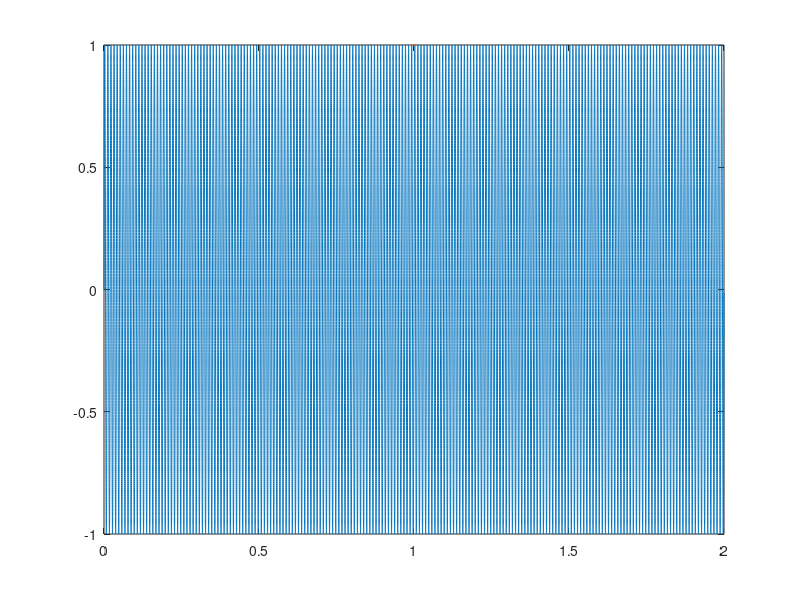

The MATLAB script that drew this image: (Note: this script raises an error after producing the figure.)
clear |\color{codeviolet}all|, close |\color{codeviolet}all|, clc

% Incialización de Variables
Fs = 48e3;
T = 2;
F = 100;
NO_lim = floor(F*T);
NO = 3;
N = floor(T*Fs);
t = (0:N-1)/Fs;

% Onda Senosoidal
w = 2*pi*F;
x = ((exp(1j*w*t)-exp(-1j*w*t))/2j)';

% DFT
xz = [x;zeros(N,1)];
L = length(xz);
xw = xz.*hamming(L);
X = fft(xw);

% Bin de Corrección debido al ventaneo
[~,ko] = max(X(1:L/2));
d = 0.5*(abs(X(ko+1))-abs(X(ko-1)))/((2*abs(X(ko)))-abs(X(ko+1))-abs(X(ko-1)));
k = (0:L-1)+d;
df = Fs/L;
f = k*df;

% Plot
fig = figure();
plot(t,x,LineWidth=1)
fontname(fig,"Times")
%fontsize(fig,15,"points")
set(gca,FontSize=12)
xlabel('Time (s)',FontSize=16.5)
ylabel('Amplitude',FontSize=16.5)
xlim([0 NO/F])
grid |\color{codeviolet}on|
grid |\color{codeviolet}minor|

% Guardar figura
saveas(fig,'senoide','eps');